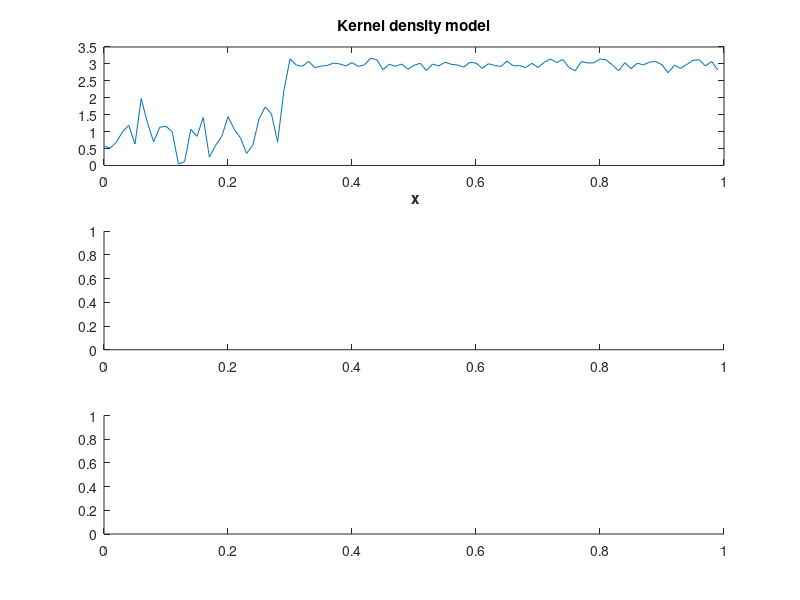

Recreate this plot in MATLAB.
clear
close all

x = [0:0.01:1-0.01];
y = horzcat(normrnd(1,0.5,1,30),normrnd(3,0.1,1,70));

%
subplot (3, 1, 1)
plot(x, y);
title ('Kernel density model');
xlabel ('{\bf x}');
%ylabel ('{\it Gam}(\lambda|a,b)');


subplot (3, 1, 2)
%plot(lambda, gampdf(lambda, 1, 1));
%
subplot (3, 1, 3)
